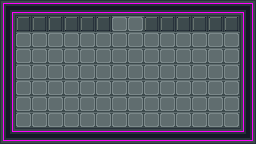

A 2D game scene composited from a Tiled map and its tileset images. What follows is a short description and the map's XML, with every tile layer's data as written:
An orthogonal 16x9 tile map with 16x16 px tiles, 1 tile layer (Art), 1 hidden layer not drawn, 3 tilesets and 3 objects (Exit, Player, DoubleDoor).

<map version="1.2" tiledversion="1.3.1" orientation="orthogonal" renderorder="right-down" compressionlevel="0" width="16" height="9" tilewidth="16" tileheight="16" infinite="0" nextlayerid="6" nextobjectid="14">
 <tileset firstgid="1" source="../tilesets/industrial-sprite-sheet-DeadEnd-LMZ.tsx" />
 <tileset firstgid="205" source="../tilesets/sprites.tsx" />
 <tileset firstgid="214" source="../tilesets/wire_tileset.tsx" />
 <layer id="1" name="Art" width="16" height="9">
  <data encoding="csv">
4,6,6,6,6,6,6,6,6,6,6,6,6,6,6,5,
7,30,30,30,30,30,30,21,21,30,30,30,30,30,30,7,
7,21,21,21,21,21,21,21,21,21,21,21,21,21,21,7,
7,21,21,21,21,21,21,21,21,21,21,21,21,21,21,7,
7,21,21,21,21,21,21,21,21,21,21,21,21,21,21,7,
7,21,21,21,21,21,21,21,21,21,21,21,21,21,21,7,
7,21,21,21,21,21,21,21,21,21,21,21,21,21,21,7,
7,21,21,21,21,21,21,21,21,21,21,21,21,21,21,7,
16,6,6,6,6,6,6,6,6,6,6,6,6,6,6,17
</data>
 </layer>
 <layer id="2" name="Collision" width="16" height="9" visible="0">
  <properties>
   <property name="Collision" type="bool" value="true" />
  </properties>
  <data encoding="csv">
101,101,101,101,101,101,101,101,101,101,101,101,101,101,101,101,
101,101,101,101,101,101,101,0,0,101,101,101,101,101,101,101,
101,0,0,0,0,0,0,0,0,0,0,0,0,0,0,101,
101,0,0,0,0,0,0,0,0,0,0,0,0,0,0,101,
101,0,0,0,0,0,0,0,0,0,0,0,0,0,0,101,
101,0,0,0,0,0,0,0,0,0,0,0,0,0,0,101,
101,0,0,0,0,0,0,0,0,0,0,0,0,0,0,101,
101,0,0,0,0,0,0,0,0,0,0,0,0,0,0,101,
101,101,101,101,101,101,101,101,101,101,101,101,101,101,101,101
</data>
 </layer>
 <objectgroup id="3" name="Objects">
  <object id="1" name="Exit" type="Exit" x="112" y="16" width="32" height="16" />
  <object id="2" name="Player" type="Player" gid="205" x="112" y="96" width="16" height="16" />
  <object id="3" name="DoubleDoor" type="DoubleDoor" gid="211" x="112" y="32" width="32" height="16" />
 </objectgroup>
</map>
